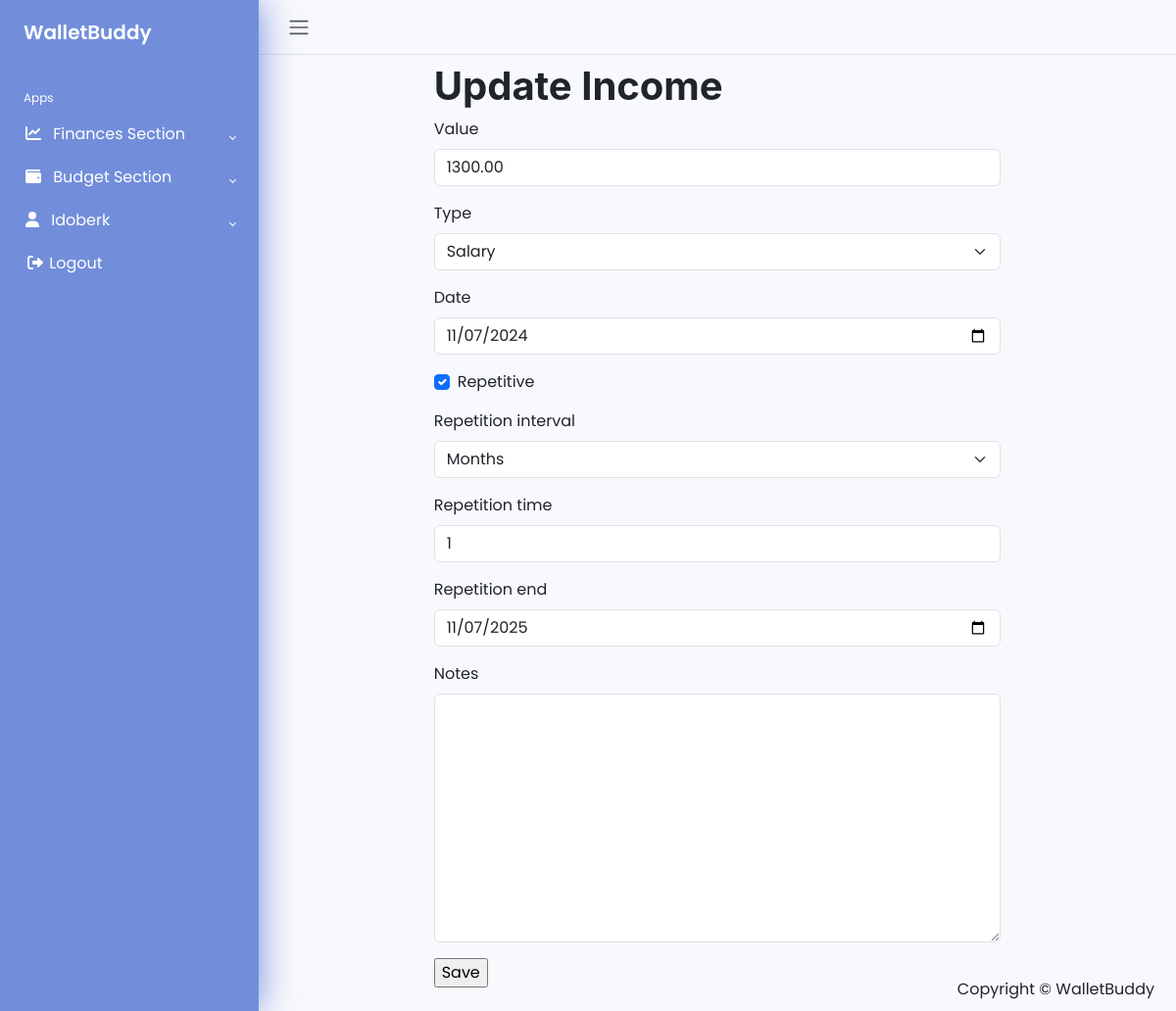
Page /finance-section/income_update/1/ (signed in) on the committed database.
### users/models.py (models this page shows, shortened)
class CustomUser(AbstractUser, PermissionsMixin):
	username = models.CharField(_('username'), max_length=30, unique=True, blank=False, null=False)
	first_name = models.CharField(_('first name'), max_length=30, blank=False, null=False)
	last_name = models.CharField(_('last name'), max_length=30, blank=False, null=False)
	email = models.EmailField(_('email address'), unique=True, blank=False, null=False)
	email_verified = models.BooleanField(_('email verified'), default=False, help_text = _('Designates whether this user has verified their email address.'))
	is_active = models.BooleanField(_('active'), default=False)
	is_staff = models.BooleanField(_('staff status'), default=False)
	date_joined = models.DateTimeField(_('date joined'), default=timezone.now)
	objects = CustomUserManager()
	USERNAME_FIELD = 'username'
	REQUIRED_FIELDS = ['email', 'first_name', 'last_name']

### finance_section/models.py (models this page shows, shortened)
class Income(models.Model):
	class IncomeType(models.IntegerChoices):
		SALARY = 1, "Salary"
		SAVINGS = 2, "Savings"
		BONUS = 3, "Bonus"
		GIFT = 4, "Gift"
		OTHER = 5, "Other"
	class RepetitionInterval(models.IntegerChoices):
		NA = 1, "N/A"
		DAY = 2, "Days"
		WEEK = 3, "Weeks"
		MONTH = 4, "Months"
		YEAR = 5, "Years"
	user = models.ForeignKey(settings.AUTH_USER_MODEL, on_delete = models.CASCADE, related_name = "user_incomes")
	value = models.DecimalField(max_digits = 10, decimal_places = 2)
	type = models.PositiveSmallIntegerField(choices = IncomeType.choices)
	date = models.DateField()
	repetitive = models.BooleanField(default = False)
	repetition_interval = models.PositiveSmallIntegerField(choices = RepetitionInterval.choices, default = 1)
	repetition_time = models.PositiveSmallIntegerField(default = 0)
	repetition_end = models.DateField(null = True, blank = True)
	notes = models.TextField(null = True, blank = True)
	created_at = models.DateTimeField(auto_now_add = True)
	updated_at = models.DateTimeField(auto_now = True)
	class Meta:
		verbose_name_plural = "incomes"

### finance_section/views.py (the view, shortened to what this page needs)
# urls.py: path('income_update/<pk>/', views.IncomeUpdateView.as_view(), name='income_update'),
@method_decorator(login_required, name = 'dispatch')
@method_decorator(csrf_protect, name = 'dispatch')
class IncomeUpdateView(UpdateView):
	model = Income
	form_class = IncomeForm
	template_name = 'finance_section/income_outcome_form.html'
	extra_context = {'header': 'Update Income'}
	def get_queryset(self):
		user = self.request.user
		return Income.objects.filter(user = user)

### finance_section/forms.py
class IncomeForm(IncomeOutcomeForm):
	class Meta:
		model = Income
		fields = ["value", "type", "date", 'repetitive', 'repetition_interval', 'repetition_time', 'repetition_end', "notes"]
	date = forms.DateField(widget = DateInput, initial = date.today())
	repetition_end = forms.DateField(widget = DateInput, required = False)

### finance_section/templates/finance_section/income_outcome_form.html (shortened to what this page needs)
{% extends 'website/base.html' %}
{% load crispy_forms_tags %}
{% block content %}
	<div class="row">
		<div class="col-lg-8 mx-auto">
			<h1>{{ header }}</h1>
			<form method="POST">
				{{ form|crispy }}
				<input type="submit" value="Save">
			</form>
		</div>
	</div>
{% endblock content %}

### website/templates/website/base.html (shortened to what this page needs)
{% load static %}
<!doctype html>
<html lang="en">
<head>
	<link href="https://cdn.jsdelivr.net/npm/bootstrap@5.3.3/dist/css/bootstrap.min.css" rel="stylesheet"
>
	<link rel="stylesheet" href="https://cdnjs.cloudflare.com/ajax/libs/font-awesome/6.0.0-beta3/css/all.min.css">
	<link rel="stylesheet" type="text/css" href="{% static 'main.css' %}">
</head>
<body>
	{% url 'app-home' as home_page %}
	{% url 'users:profile' as user_profile %}
	{% url 'users:login' as user_login %}
	{% url 'users:logout' as user_logout %}
	{% url 'users:register' as user_register %}
	{% url 'budget_section:budget_create' as create_budget %}
	{% url 'budget_section:budget_list' as budget_list %}
	{% url 'budget_section:category_create' as create_category %}
	{% url 'budget_section:category_list' as category_list %}
	{% url 'budget_section:transaction_create' as create_transaction %}
	{% url 'budget_section:transaction_list' as transaction_list %}
	{% url 'finance_section:current_period' as finance_current_period %}
	{% url 'finance_section:income_create' as create_income %}
	{% url 'finance_section:income_list' as income_list %}
	{% url 'finance_section:outcome_create' as create_outcome %}
	{% url 'finance_section:outcome_list' as outcome_list %}
	{% url 'finance_section:balance_create' as create_balance %}
	{% url 'finance_section:balance_list' as balance_list %}
	<div class="wrapper">
		<aside id="sidebar">
			<div class="h-100">
				<div class="sidebar-logo">
					<a href="{{ home_page }}">WalletBuddy</a>
				</div>
				<ul class="sidebar-nav">
					<li class="sidebar-header">Apps</li>
					<li class="sidebar-item">
						<a class="sidebar-link collapsed" data-bs-toggle="collapse"
						   data-bs-target="#my_finances" aria-expanded="false" aria-controls="my_finances">
							<i class="fa-solid fa-chart-line pe-2"></i>
							Finances Section
						</a>
					</li>
					<li class="sidebar-item">
						<a class="sidebar-link collapsed" data-bs-toggle="collapse"
						   data-bs-target="#budget_section" aria-expanded="false" aria-controls="budget_section">
							<i class="fa-solid fa-wallet pe-2"></i>
							Budget Section
						</a>
					</li>
					<li class="sidebar-item">
						<a class="sidebar-link collapsed text-capitalize" data-bs-toggle="collapse"
						   data-bs-target="#auth" aria-expanded="false" aria-controls="auth">
							<i class="fas fa-user pe-2"></i>
							{% if user.is_authenticated %}
								{{ user.username }}
							{% else %}
								Auth
							{% endif %}
						</a>
					</li>
					{% if user.is_authenticated %}
						<li class="sidebar-item">
							<a href="{{ user_logout }}" class="sidebar-link">
								<i class="fas fa-sign-out-alt fa-fw"></i>
								Logout
							</a>
						</li>
					{% endif %}
				</ul>
			</div>
		</aside>
		<div class="main">
			<nav class="navbar navbar-expand px-3 border-bottom">
				<button class="btn" type="button">
					<span class="navbar-toggler-icon"></span>
				</button>
			</nav>
			<main class="content px-3 py-2">
				<div class="container-fluid">
					<div class="mb-3">
						{% block content %}
						{% endblock content %}
					</div>
				</div>
			</main>
			<footer class="sticky-footer bottom-right">
				<div class="container my-auto">
					<div class="copyright my-auto">
						<span>Copyright &copy; WalletBuddy {{ today.year }}</span>
					</div>
				</div>
			</footer>
		</div>
	</div>
</body>
</html>

### static/main.css (style rules this page uses)
body { font-family: 'Poppins', sans-serif; margin: 0; background-color: #F8F9FC; background-repeat: no-repeat; background-position: center bottom; background-size: cover; }
a { cursor: pointer; text-decoration: none; font-family: 'Poppins', sans-serif; }
li { list-style: none; }
.wrapper { align-items: stretch; display: flex; width: 100%; }
#sidebar { background-color: rgba(57, 97, 206, 0.7); max-width: 264px; min-width: 264px; transition: all 0.35s ease-in-out; box-shadow: 0 0 35px 0 rgba(57, 97, 206, 0.7); z-index: 1111; }
.main { display: flex; flex-direction: column; min-height: 100vh; width: 100%; overflow: hidden; transition: all 0.35s ease-in-out; }
.sidebar-logo { padding: 1.15rem 1.5rem; }
.sidebar-logo a { color: white; font-size: 1.25rem; font-weight: 600; }
.sidebar-nav { padding: 0; }
.sidebar-header { color: white; font-size: .75rem; padding: 1.5rem 1.5rem .375rem; }
a.sidebar-link { padding: .625rem 1.625rem; color: white; position: relative; display: block; font-size: 1rem; }
.sidebar-link[data-bs-toggle="collapse"]::after { border: solid; border-width: 0 .075rem .075rem 0; content: ""; display: inline-block; padding: 2px; position: absolute; right: 1.5rem; top: 1.4rem; transform: rotate(-135deg); transition: all .2s ease-out; }
.sidebar-link[data-bs-toggle="collapse"].collapsed::after { transform: rotate(45deg); transition: all .2s ease-out; }
.content { flex: 1; max-width: 100vw; width: 100vw; }
@media (min-width:768px) { .content { width: auto; } }
.bottom-right { position: fixed; bottom: 0; right: 0; margin: 10px; }
h6, .h6, h5, .h5, h4, .h4, h3, .h3, h2, .h2, h1, .h1 { margin-top: 0; margin-bottom: 0.5rem; font-family: "Montserrat", -apple-system, BlinkMacSystemFont, "Segoe UI", Roboto, "Helvetica Neue", Arial, "Noto Sans", sans-serif, "Apple Color Emoji", "Segoe UI Emoji", "Segoe UI Symbol", "Noto Color Emoji"; font-weight: 700; line-height: 1.2; }
h1, .h1 { font-size: calc(1.375rem + 1.5vw); }
@media (min-width: 1200px) { h1, .h1 { font-size: 2.5rem; } }
input, button, select, optgroup, textarea { margin: 0; font-family: inherit; font-size: inherit; line-height: inherit; }

### rows in the picture
CustomUser: username "Idoberk"
Income: value "1300.00", type "Salary", date "11/07/2024", repetitive "☑", repetition_interval "Months", repetition_time "1", repetition_end "11/07/2025"

### other values in the picture
{{ header }} "Update Income"
